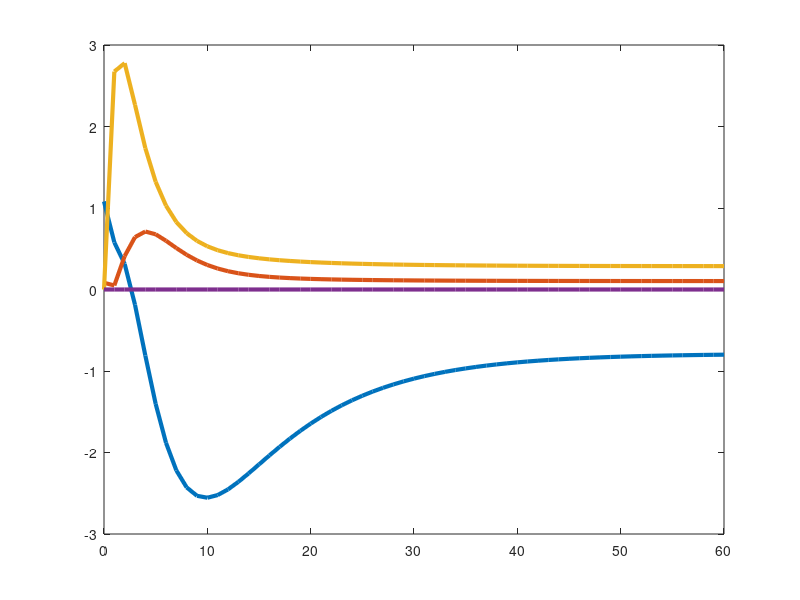

This chart was generated by the following MATLAB code: (Note: this script raises an error after producing the figure.)

% Parameters
k0 = 0.0165;              % Insulin-independent fractional removal rate
a1 = 0.394;                   % a1 - a6 parameters
a2 = 0.142;                 
a3 = 0.251;
a4 = 0.394;
a5 = (3.15*10^-8)*(7*10^-6);
a6 = 2.8*10^3*(7*10^-6);

% Equilibrium point (upright)
x_bar1 = 0.95;
x_bar3 = 0.3;
x_bar2 = (a2*x_bar3)/a1;
x_bar4 = (a5*x_bar3)/a6;

x_bar = [x_bar1;
         x_bar2;
         x_bar3;
         x_bar4]; 

A = [1-(k0+x_bar2), -(x_bar1), 0, 0; 
     0, 1-a1, a2, 0; 
     0, a4, 1-a3, a6; 
     0, 0, a5, 1-a6];
B = [1, 0; 
     0, 0;
     0, 1;
     0, 0];

% Desired regulation point
xf = [0; 0; 0; 0];

% Compute steady-state input (ubar)
ubar = B \ ((eye(4) - A) * xf);
residual = norm((eye(4) - A) * xf - B * ubar);  % Optional check

% Feedback design
P_test = [0.9, 0.7, 0.5, 0.4];
K = place(A, B, P_test); 

% Simulation parameters
T = 60;
% Initial states
%x1 = zeros(1, T+1);      
%x2 = zeros(1, T+1);      
%x3 = zeros(1, T+1);
%x4 = zeros(1,T+1);
%u1 = zeros(1, T);        
%u2 = zeros(1, T);
%x1(1) = 1.08;            
%x2(1) = ((0.0165 + (a2/a1)*(0.25))/1.0)-0.0165;
%x3(1) = 0;
%x4(1) = 0;

x = zeros(4, T+1);
x(:,1) = [1.08, ((0.0165 + (a2/a1)*(0.25))/1.08)-0.0165, 0, 0];
u = zeros(2, T);

% Simulation loop
for t = 1:T
    u(:,t) = ubar - K * (x(:,t) - x_bar);
    x(:,t+1) = A * x(:,t) + B * u(:,t);
end

% Plotting results
figure;
plot(0:T, x(1,:), '-', 'LineWidth', 3, 'DisplayName', '$x_1(t)$');
hold on;
plot(0:T, x(2,:), '-', 'LineWidth', 3, 'DisplayName', '$x_2(t)$');
plot(0:T, x(3,:), '-', 'LineWidth', 3, 'DisplayName', '$x_3(t)$');
plot(0:T, x(4,:), '-', 'LineWidth', 3, 'DisplayName', '$x_4(t)$');
yline(x_bar(1), '--', 'LineWidth', 2, 'HandleVisibility', 'off');
yline(x_bar(2), '--', 'LineWidth', 2, 'HandleVisibility', 'off');
yline(x_bar(3), '--', 'LineWidth', 2, 'HandleVisibility', 'off');
yline(x_bar(4), '--', 'LineWidth', 2, 'HandleVisibility', 'off');
xlabel('Time Step $t$', 'FontSize', 28, 'Interpreter', 'on');
ylabel('State Components $x_i(t)$', 'FontSize', 28, 'Interpreter', 'latex');
title('State Convergence to $x_f$ from $x_0$', 'FontSize', 32, 'Interpreter', 'latex');
legend('FontSize', 24, 'Interpreter', 'latex', 'Location', 'best');
grid on;
set(gca, 'FontSize', 24);